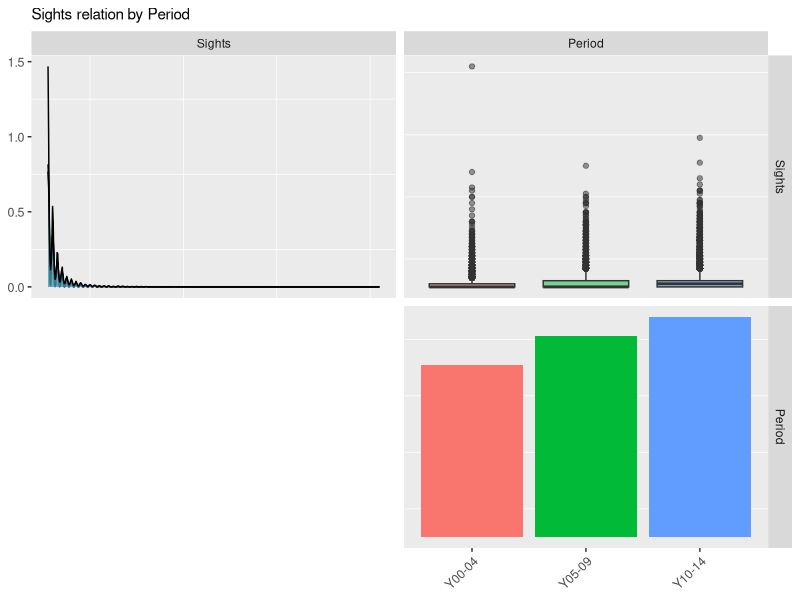
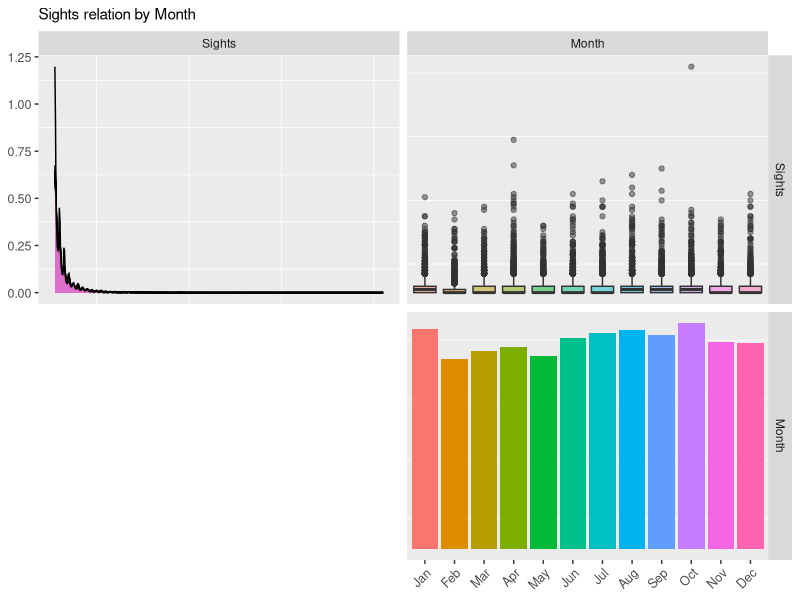
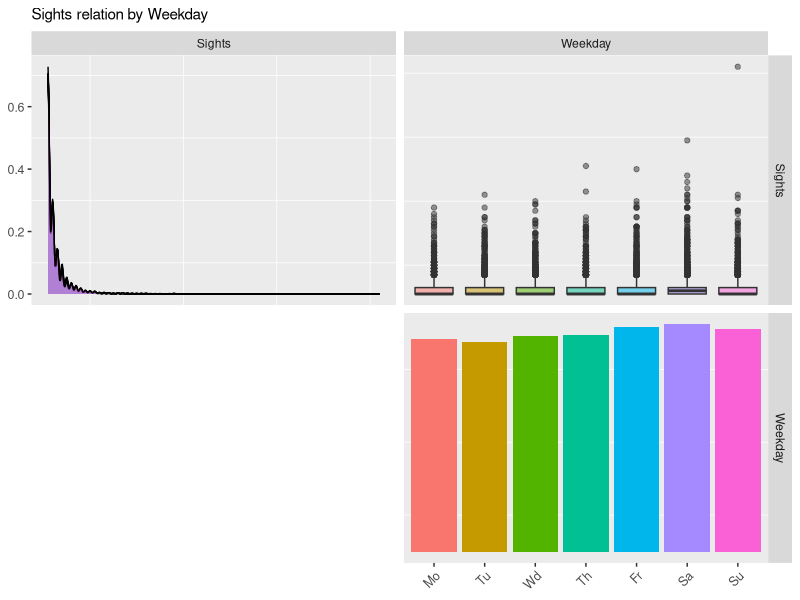
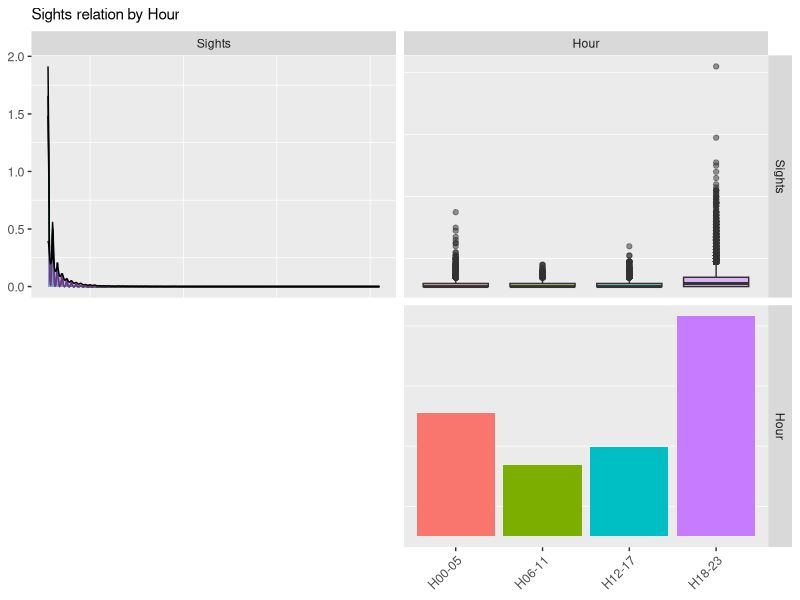

Here is the R script that generated these plots, in order: (Note: this script raises an error after producing the figures.)
## ---- chunk 1
knitr::opts_chunk$set(echo = FALSE)
## ---- chunk 2
### load packages ###
requireorinstall=function(package=""){
  reqpac=parse(text=paste("require(",as.character(package),")"))
  if(eval(reqpac)){
    print(paste(as.character(package), "has been loaded correctly"))
  } else {
    print(paste("trying to install" ,as.character(package)))
    eval(parse(text=paste("try(install.packages(",as.character(package),"))")))
    if(eval(reqpac)){
      print(paste(as.character(package) ,"has been installed and loaded correctly"))
    } else {
      warning(paste("could not install",as.character(package)))
    }
  }
}
requireorinstall(c("knitr","kableExtra","ggplot2","ggsci","dplyr","tidyr",
                   "lmtest","tidyverse","broom","purrr","magrittr","grid",
                   "gridExtra","scales","GGally","fBasics", "car", "effects",
                   "emmeans", "viridis","tibble","AER"))
## theme definition for ggplot 
ggstyleFonts = theme(axis.title.x = element_text(size = 10,
                                                 vjust=0.1),
                     axis.title.y = element_text(size = 10,
                                                 vjust=1.5),
                     axis.text.y = element_text(size=9),
                     axis.text.x = element_text(size=9,
                                                angle = 45,
                                                vjust = 1,
                                                hjust=1),
                     plot.title = element_text(size=11),
                     legend.text = element_text( size=8),
                     legend.title = element_text( size=9))
## ---- chunk 3
ufo <- read.csv("UFO.csv", sep=";") %>% 
  mutate(Period=factor(Period, labels = c("Y00-04","Y05-09","Y10-14")),
         Month=factor(Month,
                      labels = c("Jan","Feb","Mar","Apr","May","Jun","Jul","Aug","Sep","Oct","Nov","Dec")),
         Weekday=factor(Weekday,
                        labels = c("Mo","Tu","Wd","Th","Fr","Sa","Su")))

## ---- chunk 4
ufo %>% 
  select(c(Sights,Period)) %>% 
  ggpairs(.,
           title = "Sights relation by Period",
           mapping = ggplot2::aes(colour=Period),
           lower = list(continuous = wrap("points", size=0.1),
            discrete = "blank", combo="blank"), 
          diag = list(discrete="barDiag", 
                      continuous = wrap("densityDiag", alpha=0.5 )), 
          upper = list(combo = wrap("box_no_facet", alpha=0.5),
                       continuous = wrap("cor", size=2, alignPercent=0.8)))+
  ggstyleFonts+
  theme(panel.grid.major = element_blank())
## ---- chunk 5
ufo %>% 
  select(c(Sights,Month)) %>% 
  ggpairs(.,
          title = "Sights relation by Month",
           mapping = ggplot2::aes(colour=Month),
           lower = list(continuous = wrap("points", size=0.1),
            discrete = "blank", combo="blank"), 
          diag = list(discrete="barDiag", 
                      continuous = wrap("densityDiag", alpha=0.5 )), 
          upper = list(combo = wrap("box_no_facet", alpha=0.5),
                       continuous = wrap("cor", size=2, alignPercent=0.8)))+
  ggstyleFonts+
  theme(panel.grid.major = element_blank())
## ---- chunk 6
ufo %>% 
  select(c(Sights,Weekday)) %>% 
  ggpairs(.,
          title = "Sights relation by Weekday",
           mapping = ggplot2::aes(colour=Weekday),
           lower = list(continuous = wrap("points", size=0.1),
            discrete = "blank", combo="blank"), 
          diag = list(discrete="barDiag", 
                      continuous = wrap("densityDiag", alpha=0.5 )), 
          upper = list(combo = wrap("box_no_facet", alpha=0.5),
                       continuous = wrap("cor", size=2, alignPercent=0.8)))+
  ggstyleFonts+
  theme(panel.grid.major = element_blank())
## ---- chunk 7
ufo %>% 
  select(c(Sights,Hour)) %>% 
  ggpairs(.,
          title = "Sights relation by Hour",
           mapping = ggplot2::aes(colour=Hour),
           lower = list(continuous = wrap("points", size=0.1),
            discrete = "blank", combo="blank"), 
          diag = list(discrete="barDiag", 
                      continuous = wrap("densityDiag", alpha=0.5 )), 
          upper = list(combo = wrap("box_no_facet", alpha=0.5),
                       continuous = wrap("cor", size=2, alignPercent=0.8)))+
  ggstyleFonts+
  theme(panel.grid.major = element_blank())
## ---- chunk 8
m1 <- glm(Sights ~ ., family = poisson,  data = ufo)
glance(m1) %>%
  kable(format = "latex", booktabs = TRUE , digits = 3,
        caption = "Model Summary") %>% 
  kable_styling(position = "center",latex_options = c("HOLD_position"),
                font_size = 9)
cat("Residual Deviance:",m1$deviance,"\n")
cat("Critical value (5%):",qchisq(0.95,m1$df.res),"\n")
cat("P-value:",1-pchisq(m1$deviance,m1$df.res),"\n")
## ---- chunk 9
anova(m1, test = "Chisq")
## ---- chunk 10
# Do not Run, takes a lot of time
# m2 <- glm(Sights ~ .*State - State*State,
#           family = poisson,  data = ufo)
# glance(m1)
# glance(m2)
# anova(m1,m2, test = "Chisq")
# anova(m2, test = "Chisq")
## ---- chunk 11
# Do not Run, takes a lot of time
# m2 <- glm(Sights ~ .*Period - Period*Period,
#           family = poisson,  data = ufo)
# glance(m1)
# glance(m2)
# anova(m1,m2, test = "Chisq")
# anova(m2, test = "Chisq")
## ---- chunk 12
# Do not Run, takes a lot of time
# m2 <- glm(Sights ~ .*Month - Month*Month,
#           family = poisson,  data = ufo)
# glance(m1)
# glance(m2)
# anova(m1,m2, test = "Chisq")
# anova(m2, test = "Chisq")
## ---- chunk 13
# Do not Run, takes a lot of time
# m2 <- glm(Sights ~ .*Weekday - Weekday*Weekday,
#           family = poisson,  data = ufo)
# glance(m1)
# glance(m2)
# anova(m1,m2, test = "Chisq")
# anova(m2, test = "Chisq")
## ---- chunk 14
# Do not Run, takes a lot of time
# m2 <- glm(Sights ~ .*Hour - Hour*Hour,
#           family = poisson,  data = ufo)
# glance(m1)
# glance(m2)
# anova(m1,m2, test = "Chisq")
# anova(m2, test = "Chisq")
## ---- chunk 15
# Do not Run, takes a lot of time
m2 <- glm(Sights ~ .*. - State*State - Period*Period - Month*Month - Weekday*Weekday - Hour*Hour, family = poisson,  data = ufo)
saveRDS(m2, "m2full")
m1m2anova <- anova(m1,m2, test = "Chisq")
saveRDS(m1m2anova, file = "m1m2anova")
m2anova <- anova(m2, test = "Chisq")
saveRDS(m2anova, file = "m2anova")
# Significantly different moels with all interactions being significant

# Load already fitted model
# m2 <- readRDS("m2Full")
# m1m2anova <- readRDS("m1m2anova")
# m2anova <- readRDS("m2anova")

glance(m2) %>%
  kable(format = "latex", booktabs = TRUE , digits = 3,
        caption = "Model Summary") %>% 
  kable_styling(position = "center",latex_options = c("HOLD_position"),
                font_size = 9)
m1m2anova
m2anova
cat("Residual Deviance:",m2$deviance,"\n")
cat("Critical value (5%):",qchisq(0.95,m2$df.res),"\n")
cat("P-value:",1-pchisq(m1$deviance,m2$df.res),"\n")
## ---- chunk 16
# Do not Run, takes a lot of time
m.null <- glm(Sights ~ 1, family = poisson,  data = ufo)
# Stepwise model selection with AIC
m.step.aic <- step(m.null, scope=list(upper=m2), direction="both",
                k=2, trace = 0)
saveRDS(m.step.aic, file="mStepAic")
# m.step.aic <- readRDS("mStepAic")
cat("AIC model formula")
m.step.aic$formula
# Stepwise model selection with BIC
m.step.bic <- step(m.null, scope=list(upper=m2), direction="both",
                k=log(nrow(ufo)), trace = 0)
saveRDS(m.step.bic, file="mStepBic")
# m.step.bic <- readRDS("mStepBic")
cat("BIC model formula")
m.step.bic$formula
## ---- chunk 17
# Model comarison
tibble(model = "Complete_interactions",
         AIC =  m2$aic,
       BIC = BIC(m2) ) %>%
  add_row(model = "stepwise_AIC",
       AIC =  m.step.aic$aic,
       BIC = BIC(m.step.aic) ) %>%
  add_row(model = "stepwise_BIC",
       AIC = m.step.bic$aic,
       BIC = BIC(m.step.bic)) %>%
  kable(format = "latex", booktabs = TRUE , digits = 3,
        caption = "Models Summary") %>% 
  kable_styling(position = "center",latex_options = c("HOLD_position"),
                font_size = 9)

## ---- chunk 18
# Anova test comaprison between models
anova(m.step.aic, m.step.bic, test = "Chisq")
## ---- chunk 19
m.final <- m.step.bic
cat("Residual Deviance:",m.final$deviance,"\n")
cat("Critical value (5%):",qchisq(0.95,m.final$df.res),"\n")
cat("P-value:",1-pchisq(m1$deviance,m.final$df.res),"\n")
## ---- chunk 20
op<-par(mfrow=c(2,2))
plot(m.final)
par(op)
## ---- chunk 21
marginalModelPlots(m.final)
## ---- chunk 22
dispersiontest(m.final)
## ---- chunk 23
m.effects <- effects::allEffects(m.final)
## ---- chunk 24
plot(m.effects, "State:Hour")
## ---- chunk 25
plot(m.effects, "Hour:Period")
## ---- chunk 26
plot(m.effects, "Period:Weekday")
## ---- chunk 27
plot(m.effects, "Period:Month")
